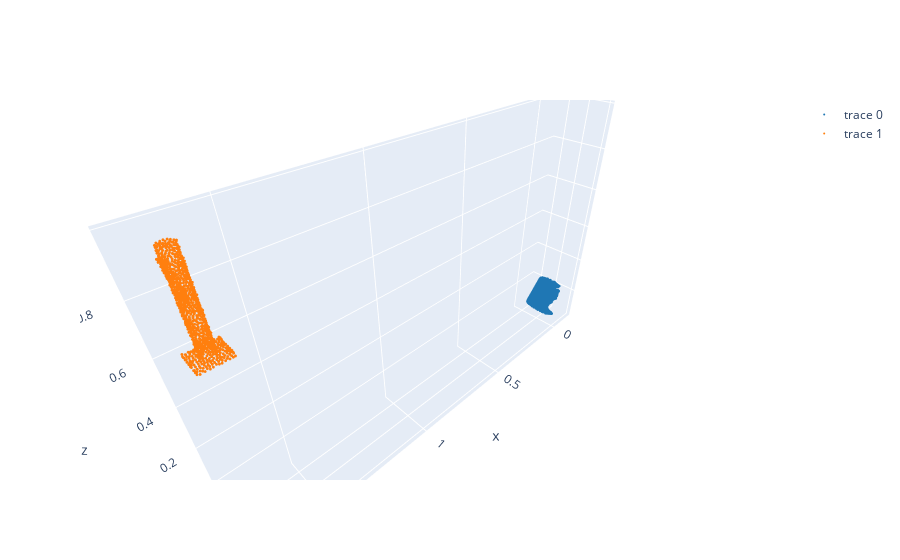

Notebook source saved alongside this figure:
### Code cell
from pathlib import Path
import torch.nn.functional as F
from equivariant_pose_graph.utils.se3 import random_se3
from pytorch3d.transforms import Transform3d, Rotate
import numpy as np
import torch
num_classes = 3
data_idx = 0
cloud_types = ['init', 'pre_grasp', 'post_grasp', 'teleport', 'post_place', 'final']
cloud_type = 'init'
data_path = Path('/home/exx/Documents/ndf_robot/src/ndf_robot/place_test_0_my_model_may12_dgcnn') 
point_data = np.load(data_path / f'{data_idx}_{cloud_type}_obj_points.npz', allow_pickle = True)
points_action, points_anchor = load_data(num_points=1024, clouds = point_data['clouds'] ,classes = point_data['classes'], action_class= 0, anchor_class= 1)

# Get T_pred
T_pred = torch.from_numpy(point_data['T_pred'].T).unsqueeze(0).cuda().float()
T_pred_transform = Transform3d(matrix=T_pred)
mat_copy = point_data['T_pred']
mat_copy[:3,-1]*=-1
T_pred_negative_mat = mat_copy
T_pred_negative = torch.from_numpy(T_pred_negative_mat.T).unsqueeze(0).cuda().float()
print(T_pred_negative_mat)
T_pred_transform = Transform3d(matrix=T_pred)
T_pred_negative_transform = T_pred_transform.inverse()
print(point_data['T_pred'])
# Teleport Stage
point_data_tele = np.load(data_path / f'{data_idx}_teleport_obj_points.npz', allow_pickle = True)
points_action_tele, points_anchor_tele = load_data(num_points=1024, clouds = point_data_tele['clouds'] ,classes = point_data_tele['classes'], action_class= 0, anchor_class= 1)
plot(points_action_tele , points_anchor_tele )
points_action_trans_tele = points_action_tele
points_anchor_trans_tele = points_anchor_tele

### Figure 1 — Plotly figure (JSON) as saved in the notebook; plotly's stock layout.template omitted (floating-point values rounded to 4 significant figures; data arrays with more than 128 entries replaced by an {"elided": "..."} marker saying what was removed)
{"data": [{"marker": {"color": "#1f77b4", "size": 1, "symbol": "circle"}, "mode": "markers", "type": "scatter3d", "x": {"elided": "1024 float values"}, "y": {"elided": "1024 float values"}, "z": {"elided": "1024 float values"}}, {"marker": {"color": "#ff7f0e", "size": 1, "symbol": "circle"}, "mode": "markers", "type": "scatter3d", "x": {"elided": "1024 float values"}, "y": {"elided": "1024 float values"}, "z": {"elided": "1024 float values"}}], "layout": {"scene": {"aspectmode": "data"}}}
